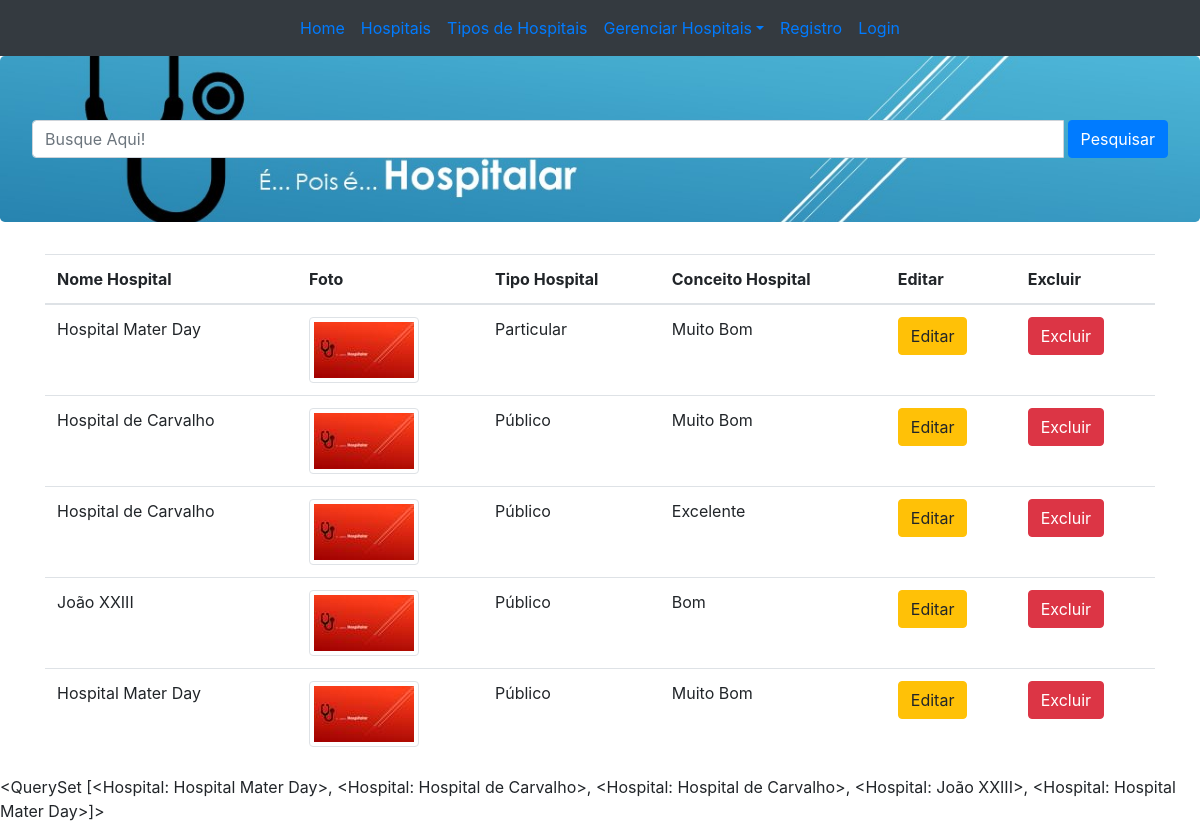
Screenshot of /hospitais/ with the database file from the repository.
### hospitalapp/models.py (models this page shows, shortened)
class Hospital(models.Model):
    nome_hospital = models.CharField(max_length=200)
    foto = models.ImageField(null=True, blank=True)
    desc_hospital = models.TextField
    tipo_hospital = models.CharField(max_length=200)
    conceito_hospital = models.CharField(max_length=200)
    def foto_url(self):
    	if self.foto and hasattr(self.foto, 'url'):
    		print("a url da foto é: ", self.foto.url)
    		return self.foto.url
    	else:
    		return "/static/img/img/hosp04.jpg"
    def __str__(self):
        return self.nome_hospital

### hospitalapp/views.py (the view)
# urls.py: path('hospitais/', hospitais, name='hospitais'),
def hospitais(request):
    hospitais = Hospital.objects.all()
    busca = request.GET.get('search')
    if busca:
    	hospitais = Hospital.objects.filter(nome_hospital__icontains = busca)
    return render(request, 'hospitais/hospitais.html',  {'hospitais':hospitais})

### templates/hospitais/hospitais.html
{% extends 'hospitais/baselista.html' %}
{% block content %}
<div class="container">
	<table class="table">
		<thead>
			<tr>
				<th>Nome Hospital</th>
				<th>Foto</th>
				<th>Tipo Hospital</th>
				<th>Conceito Hospital</th>
				<th>Editar</th>
				<th>Excluir</th>
			</tr>
		</thead>
		<tbody>
			{% for hospital in hospitais %}
			<tr>
				<td>{{hospital.nome_hospital}}</td>
				<td><img src="{{hospital.foto_url}}" class="img-fluid img-thumbnail"></td>
				<td>{{hospital.tipo_hospital}}</td>
				<td>{{hospital.conceito_hospital}}</td>
				<td><a href="{% url 'editar' hospital.id %}" class="btn btn-warning">Editar</a></td>
				<td><a href="{% url 'deletar' hospital.id %}" class="btn btn-danger">Excluir</a></td>
			</tr>
			{% endfor %}
		</tbody>
	</table>
</div>
{{hospitais}}
{% endblock content %}

### templates/hospitais/baselista.html (shortened to what this page needs)
<!DOCTYPE html>
<html lang="en">
<head>
	<link rel="stylesheet" type="text/css" href="/static/css/bootstrap.css">
	<link rel="stylesheet" href="/static/css/estilo.css">
</head>
<body>
	<nav class="navbar navbar-expand-sm bg-dark navbar-light">
		<div class="container">
			<div class="collapse navbar-collapse" id="navbarSupportedContent">
				<ul class="navbar-nav ml-auto mr-auto" >
					<li><a href="#"class="nav-link">Home</a></li>
					<li><a href="#"class="nav-link">Hospitais</a></li>
					<li><a href="#"class="nav-link">Tipos de Hospitais</a></li>
					<li class="dropdown">
						<a href="#"class="nav-link dropdown-toggle" data-toggle="dropdown">Gerenciar Hospitais</a>
					</li>
					<li><a href="#"class="nav-link">Registro</a></li>
					<li><a href="#"class="nav-link">Login</a></li>
				</ul>
			</div>
		</div>
	</nav>
	<main>
		<section class="jumbotron">
			<form method="GET" class="input-group">
				<input class="form-control" type="search" placeholder="Busque Aqui!" name="search">
				<button class="btn btn-primary ml-1">Pesquisar</button>
			</form>
		</section>
	</main>
	<section>
			{% block content %}
		    {% endblock content %}
	</section>
</body>
</html>

### static/css/estilo.css (style rules this page uses)
.jumbotron { background-image: url('/img/hospitalarazul.jpg'); background-size: cover; background-position: center; }
.navbar-light .navbar-nav .nav-link { color: #007bff; }

### rows the page displays
Hospital: nome_hospital "Hospital Mater Day", tipo_hospital "Particular", conceito_hospital "Muito Bom", nome_hospital.nome_hospital "<QuerySet [<Hospital: Hospital Mater Day>, <Hospital: Hospital de Carvalho>, <Hospital: Hospital de Carvalho>, <Hospital: João XXIII>, <Hospital: Hospital Mater Day>]>"
Hospital: nome_hospital "Hospital de Carvalho", tipo_hospital "Público", conceito_hospital "Muito Bom"
Hospital: nome_hospital "Hospital de Carvalho", foto_url (picture), tipo_hospital "Público", conceito_hospital "Excelente"
Hospital: nome_hospital "João XXIII", foto_url (picture), tipo_hospital "Público", conceito_hospital "Bom"
Hospital: nome_hospital "Hospital Mater Day", foto_url (picture), tipo_hospital "Público", conceito_hospital "Muito Bom"
